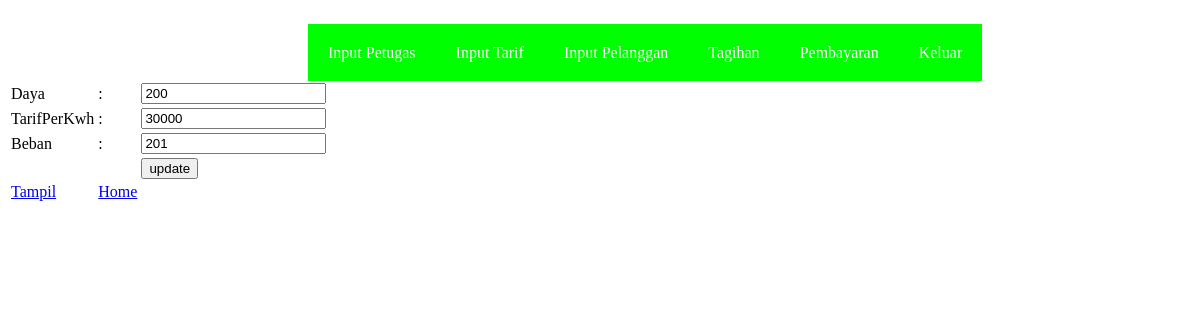
Screenshot of /edittarif.php?edit=4 (signed in) with the database file from the repository.
### tables this page shows
CREATE TABLE `tbtarif` (
  `KodeTarif` int(11) NOT NULL,
  `Daya` double NOT NULL,
  `TarifPerKwh` double NOT NULL,
  `Beban` int(11) NOT NULL
);

### edittarif.php (the view, shortened to what this page needs)
<?php
if (isset($_SESSION['Username'])) {
?>
<?php
$kode=$_GET['edit'];
$sql="select * from tbtarif where KodeTarif='$kode'";
$query=mysql_query($sql);
$data=mysql_fetch_array($query);
?>
<!DOCTYPE html>
<html>
<head>
	<link rel="stylesheet" type="text/css" href="halaman.css">
</head>
<body>
		<?php
$Level=$_SESSION['Level'];
if ($Level=='Admin') {
	?>
<table class="bagiaa"><div class="sub">
	<ul style="list-style: none;" class="sub">
		<li><a href="petugas.php" >Input Petugas</a></li>
		<li><a href="tarif.php" >Input Tarif</a></li>
		<li><a href="pelanggan.php" >Input Pelanggan</a></li>
		<li><a href="tagihan.php" >Tagihan</a></li>
		<li><a href="#" >Pembayaran</a></li>
		<li><a href="keluar.php" >Keluar</a></li>
	</ul>
</table></div>
<?php
}
?>
<table>
	<form action="prosesedittarif.php" method="POST">
		<tr>
			<td>Daya</td>
			<td>:</td>
			<td><input type="text" name="Daya" value="<?php echo $data['Daya']; ?>">
			    <input type="hidden" name="KodeTarif" value="<?php echo $data['KodeTarif']; ?>"></td>
		</tr>
		<tr>
			<td>TarifPerKwh</td>
			<td>:</td>
			<td><input type="text" name="TarifPerKwh" value="<?php echo $data['TarifPerKwh']; ?>"></td>
		</tr>
		<tr>
			<td>Beban</td>
			<td>:</td>
			<td><input type="text" name="Beban" value="<?php echo $data['Beban']; ?>"></td>
		</tr>
		<tr>
			<td></td>
			<td></td>
			<td><input type="submit" name="submit" value="update"></td>
		</tr>
		<tr>
			<td><a href="tampiltarif.php">Tampil</a></td>
			<td><a href="home.php">Home</a></td>
		</tr>
	</form>
</table>
</body>
</html>
<?php
}else{
	echo "<script>alert('login dahulu');location.href='index.php'</script>";
}
?>

### halaman.css (style rules this page uses)
.sub li a { padding: 20px; background:#0F0; text-decoration: none; color: white; }
.sub { padding: 10px; padding-left: 150px; }
.sub li { float: left; }
body { background:url(foto/listrik-pintar.jpg); background-repeat: no-repeat; background-size: cover; }

### rows the page displays
tbtarif: Daya "200", TarifPerKwh "30000", Beban "201"
